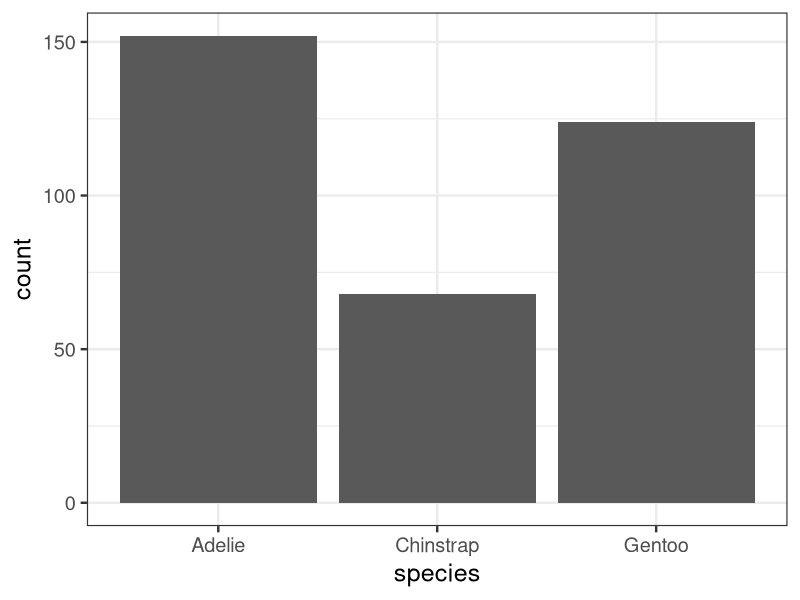
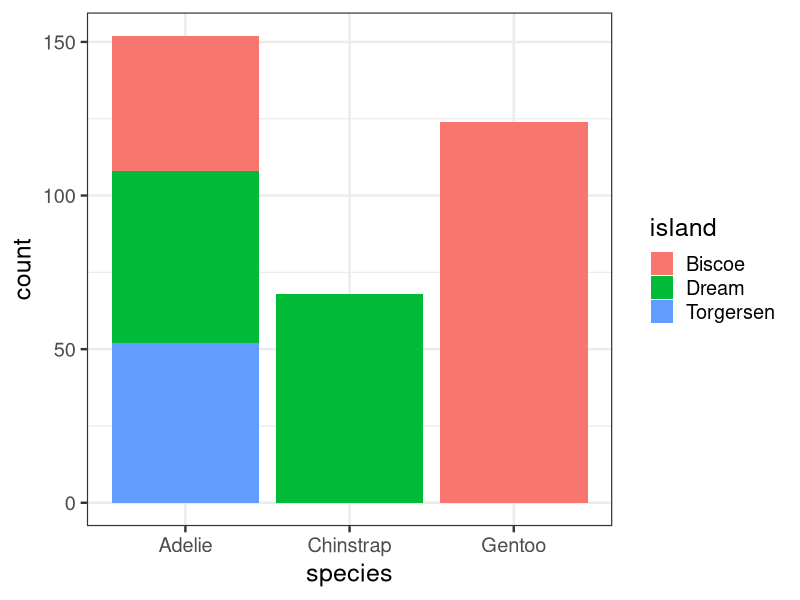
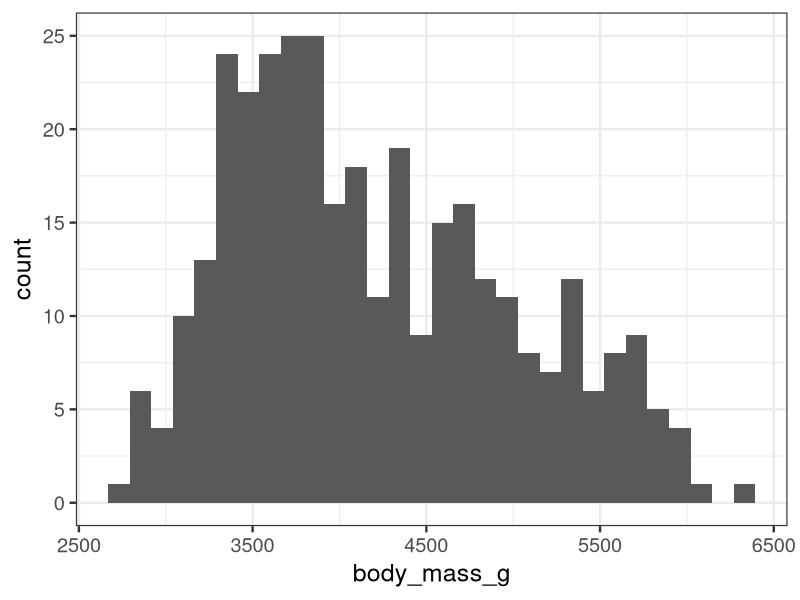
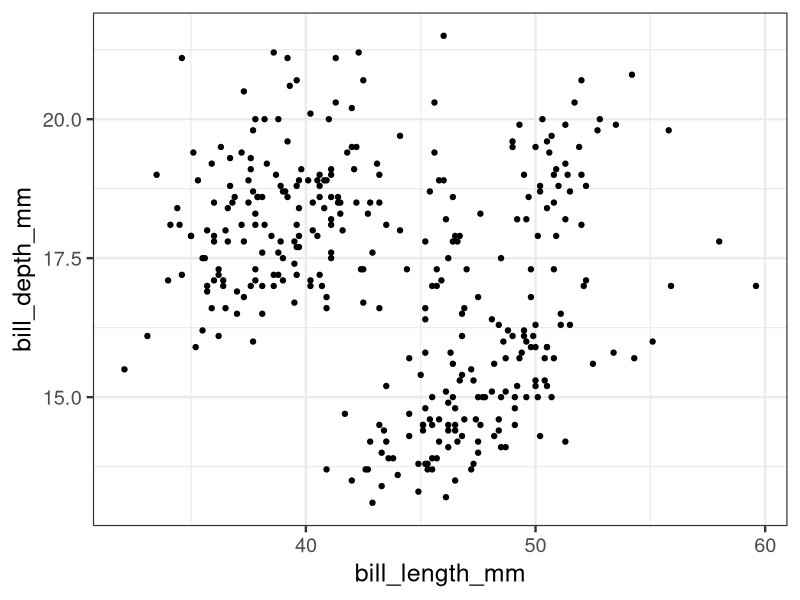
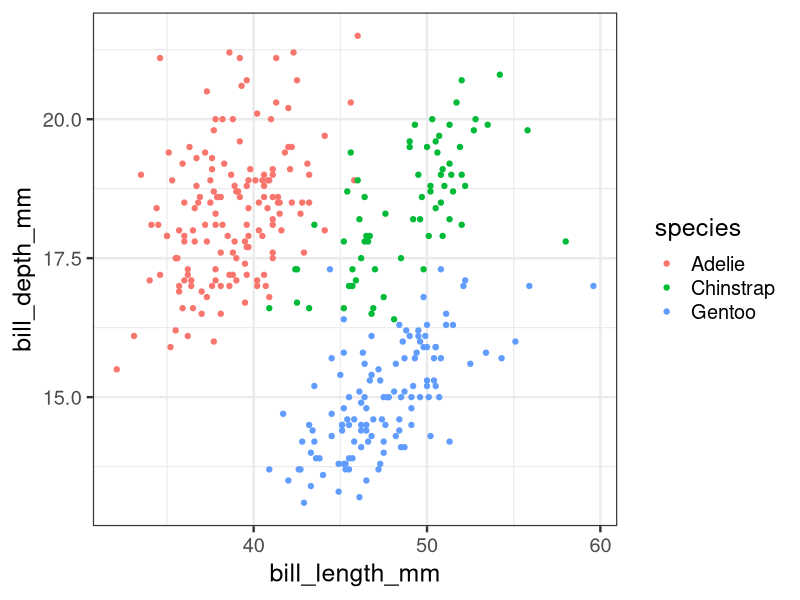
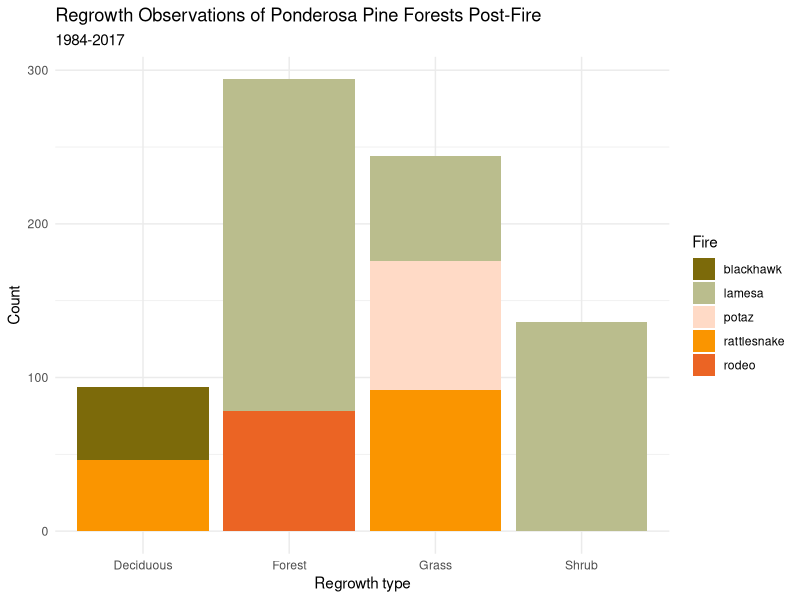
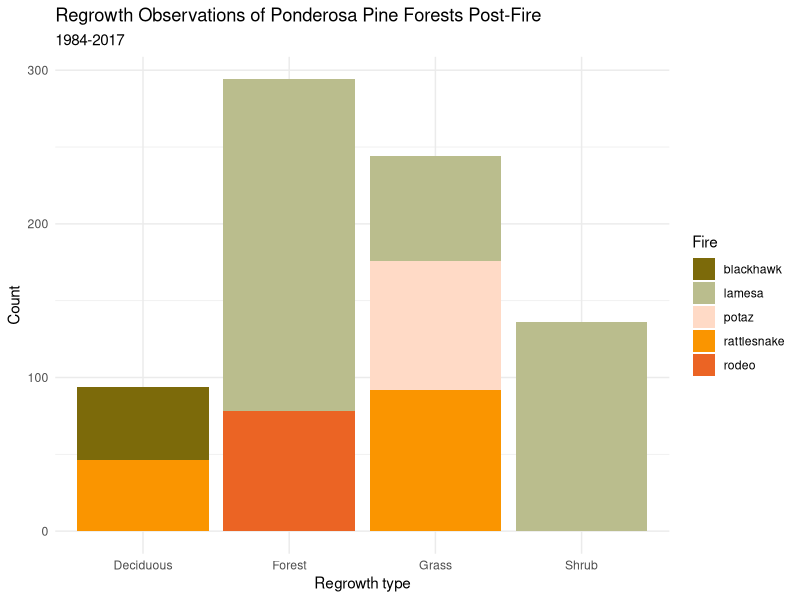

Recreate these plots in R, in order.
## ---- chunk 1
library(tidyverse)
library(palmerpenguins)
theme_set(theme_bw(18))

## ---- chunk 2
glimpse(penguins)

## ---- chunk 3
table(penguins$species, penguins$island)

## ---- chunk 4
penguins %>% 
  count(species, island)

## ---- chunk 5
#| label: q1

penguins %>% 
  count(species, island) %>% 
  pivot_wider(names_from = island,
              values_from = n,
              values_fill = 0)

## ---- chunk 6
species_island_table <- table(penguins$species, penguins$island)
addmargins(species_island_table)

## ---- chunk 7
# Row proportions
prop.table(species_island_table, margin = 1)
# Column proportions
prop.table(species_island_table, margin = 2)

## ---- chunk 8
#| label: q2

# Row proportions
penguins %>% 
  count(species, island) %>% 
  group_by(species) %>% 
  mutate(prop = n/sum(n))

# Column proportions
penguins %>% 
  count(species, island) %>% 
  group_by(island) %>% 
  mutate(prop = n/sum(n))

## ---- chunk 9
ggplot(penguins, aes(species)) +
  geom_bar()

## ---- chunk 10
#| label: q3

ggplot(penguins, aes(species, fill = island)) +
  geom_bar() 

## ---- chunk 11
penguins %>% 
  ggplot(aes(body_mass_g)) +
  geom_histogram()

## ---- chunk 12
#| label: q6

mean(penguins$body_mass_g, na.rm = TRUE)

sd(penguins$body_mass_g, na.rm = TRUE)


body_masses <- penguins$body_mass_g[!is.na(penguins$body_mass_g)]
mean_mass <- mean(body_masses)
sd_mass <- sd(body_masses)

# Returns logicals, so take the mean
win1sd <- mean(body_masses >= mean_mass - sd_mass & body_masses <= mean_mass + sd_mass)

win2sd <- mean(body_masses >= mean_mass - 2*sd_mass & body_masses <= mean_mass + 2*sd_mass)
## ---- chunk 13
penguins %>% 
  ggplot(aes(bill_length_mm, bill_depth_mm)) +
  geom_point() 

## ---- chunk 14
#| label: q7

penguins %>% 
  ggplot(aes(bill_length_mm, bill_depth_mm, color = species)) +
  geom_point() 

## ---- chunk 15
library(tidyverse)

# Import data
fire_recovery <- read_csv(here::here("week1", "Phenology.csv"))

# Clean data 
fire_recovery_clean <- fire_recovery %>% 
  rename(Fire = fire_name) %>% 
  filter(fire_phase == "post",
         Fire %in% c("rodeo", "lamesa", "blackhawk", "rattlesnake", "potaz"))

# Bar plot of post fire recovery type
fire_plot <- ggplot(fire_recovery_clean, aes(regrowth, fill = Fire)) +
  geom_bar() +
  theme_minimal() +
  scale_fill_manual(values = c("#7C6A0A", "#BABD8D", "#FFDAC6", "#FA9500", "#EB6424")) +
  labs(x = "Regrowth type",
       y = "Count",
       title = "Regrowth Observations of Ponderosa Pine Forests Post-Fire",
       subtitle = "1984-2017") 

fire_plot

# Export image
ggsave("fire_plot.png", bg = "white")

